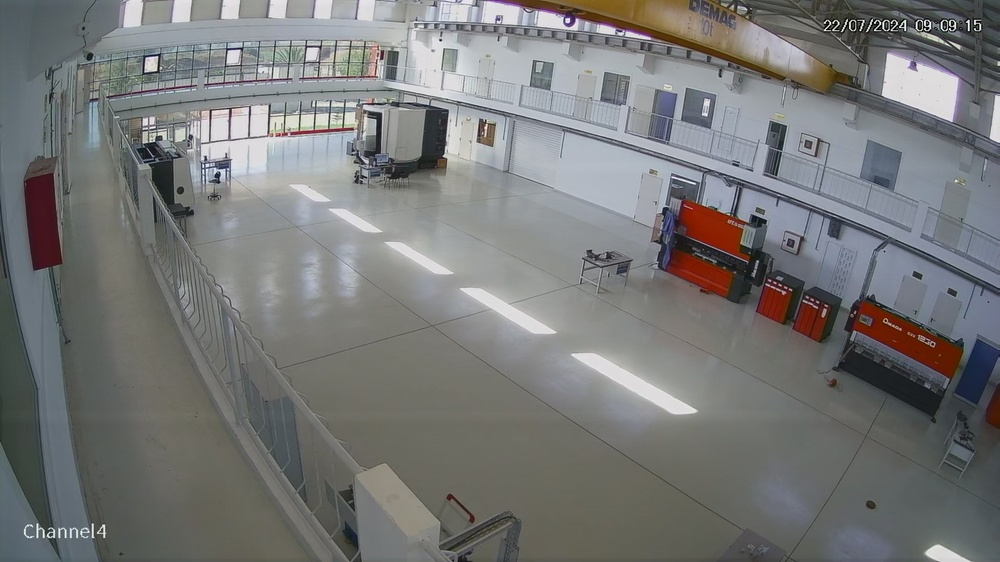
#> input picture etc/BG Substraction/BG.jpg, 1000 x 562 px, shrunk from 1920 x 1080 before the run, found by its file name
$ python Main_BgSub.py
#> lines starting #> are read from the running program, lines starting #| are printed output that depends on the picture; after the words box and inside, x2 and y2 are one past the last pixel; in counts of white or black regions, pixels touching at a corner belong together
import cv2 as cv

# backSub_KNN = cv.createBackgroundSubtractorKNN(dist2Threshold = 4.0, detectShadows = False)
backSub_MOG2 = cv.createBackgroundSubtractorMOG2(history = 200, detectShadows = False, varThreshold=300)
backSub_MOG = cv.bgsegm.createBackgroundSubtractorMOG(history=200, nmixtures=3, backgroundRatio=.95, noiseSigma=10)

bg = cv.imread ('BG.JPG')
#> bg is the input picture: shape (562, 1000, 3); mean B, G, R 119.3, 119.7, 118.9
fg = cv.imread ('FG.JPG')
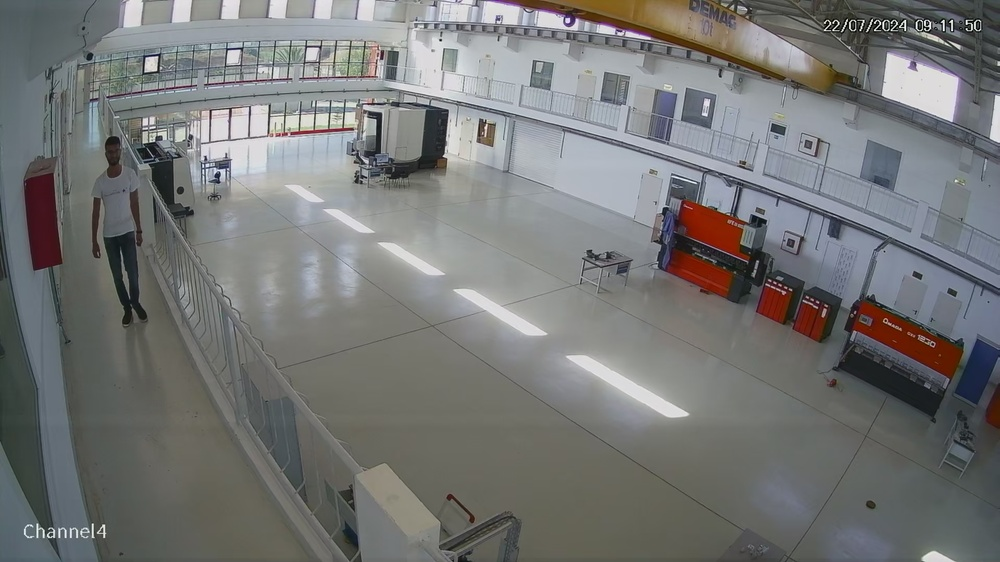
#> input picture etc/BG Substraction/FG.jpg, 1000 x 562 px, shrunk from 1920 x 1080 before the run, found by its file name
#> fg is the input picture: shape (562, 1000, 3); mean B, G, R 117.7, 118.4, 117.4

fgMask_MOG = backSub_MOG.apply(bg)
#> fgMask_MOG: shape (562, 1000); every value is 0
fgMask_MOG = backSub_MOG.apply(fg)
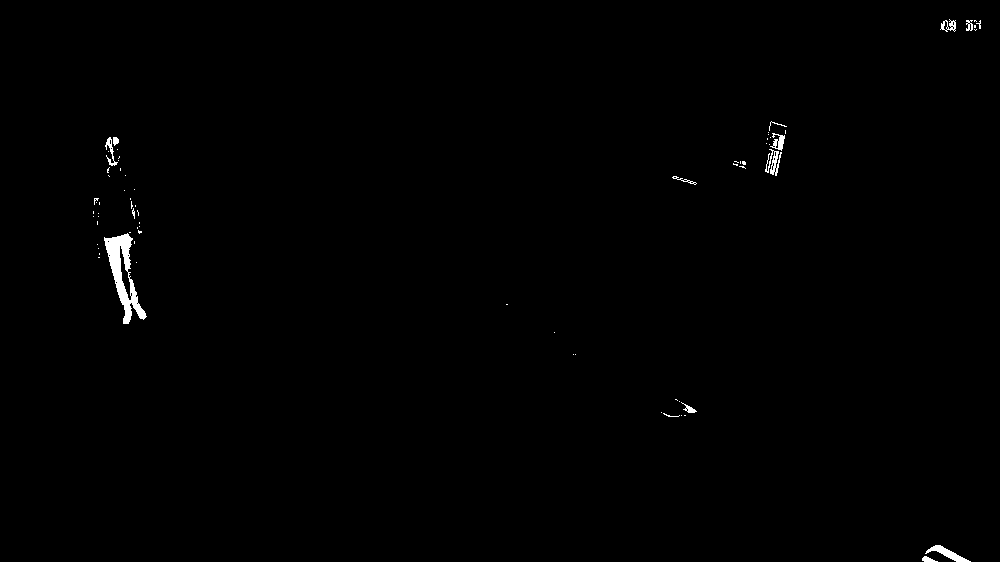
#> fgMask_MOG: shape (562, 1000); 0.49% white; 72 white regions (59 under 20 px), largest, box (x1, y1, x2, y2) and area: (104, 233, 147, 324) 1409, (925, 545, 971, 562) 262, (765, 149, 782, 176) 204

fgMask_MOG2 = backSub_MOG2.apply(bg)
#> fgMask_MOG2: shape (562, 1000); every value is 255
fgMask_MOG2 = backSub_MOG2.apply(fg)
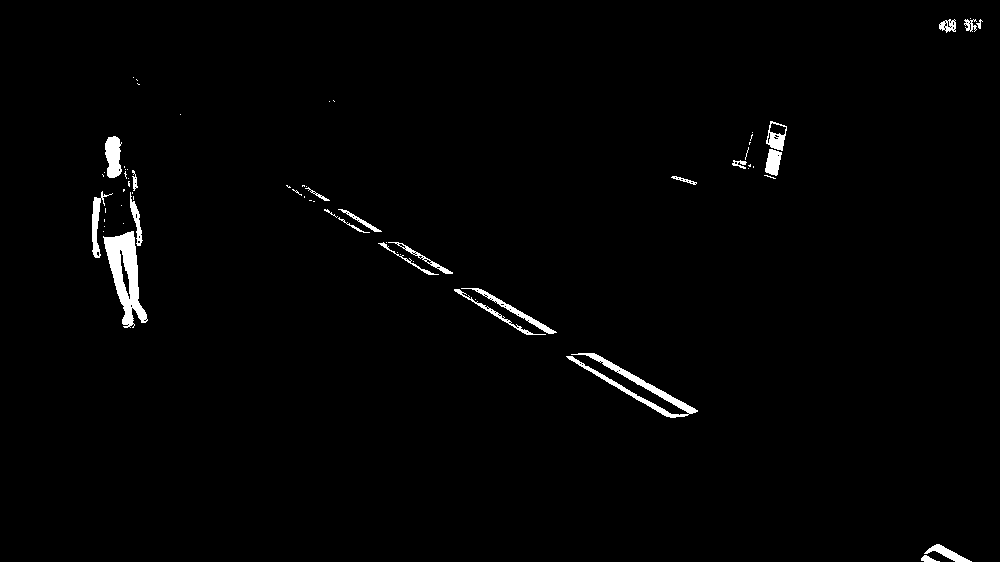
#> fgMask_MOG2: shape (562, 1000); 1.4% white; 67 white regions (44 under 20 px), largest, box (x1, y1, x2, y2) and area: (103, 231, 148, 328) 2027, (566, 353, 698, 418) 1358, (105, 136, 122, 178) 546

# fgMask_KNN = backSub_KNN.apply(bg)
# fgMask_KNN = backSub_KNN.apply(fg)

cv.imshow('FG Mask MOG', fgMask_MOG)
cv.imshow('FG Mask MOG2', fgMask_MOG2)
# cv.imshow('FG Mask KNN', fgMask_KNN)
